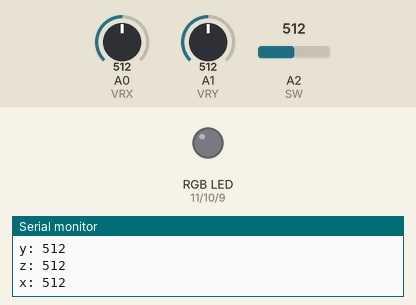
Recording of a sketch running on a simulated Arduino Uno, built with avr-gcc and run on an emulated ATmega328P. Shown: an RGB LED mixed from three pins (HIGH = lit), the last lines printed to the serial monitor. The test bench sets the inputs (shaded band); at power-on: A0 (VRX) = 512, A1 (VRY) = 512, A2 (SW) = 512.

Above: at 1.2 s.
1.3 s: A0 (VRX) set to 6
2.8 s: A0 (VRX) set to 3
At 3.5 s:
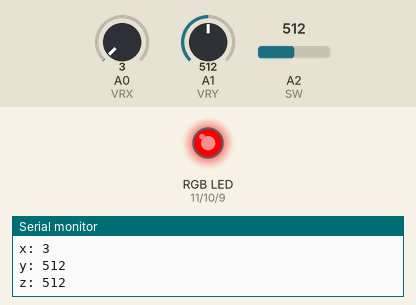
4.3 s: A1 (VRY) set to 494
At 5.4 s:
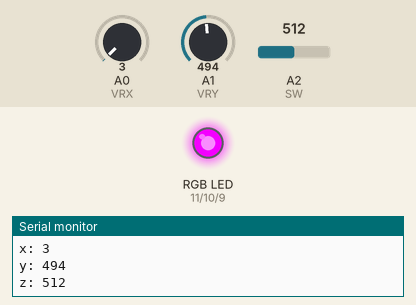
5.8 s: A2 (SW) set to 0
At 6.8 s:
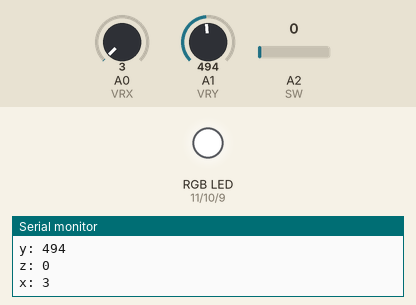
7.3 s: A2 (SW) set to 1023
At 7.9 s:
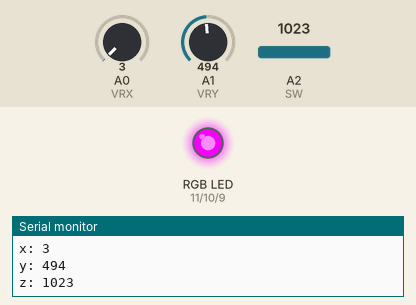
8.8 s: A1 (VRY) set to 434
At 9.3 s:
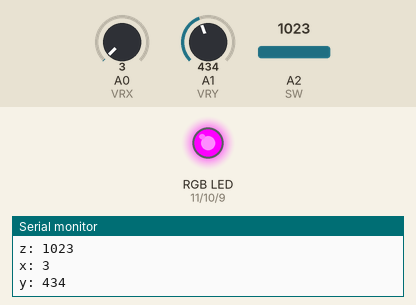
10.3 s: A1 (VRY) set to 425
At 11.0 s:
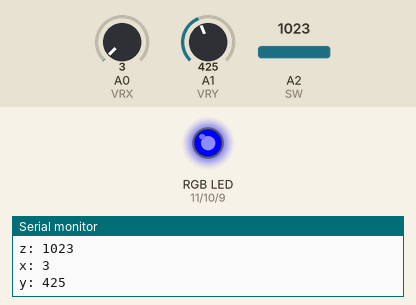
Timing chart, 0 to 12.8 s (numbered marks = the images above; inputs shaded):
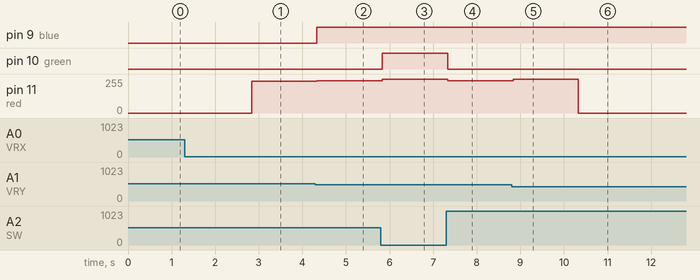

The sketch:

code_Dual_axis_XY_rocker.ino
```cpp
int VRX = A0; //The rocker X axis is connected to the analog port A0 of Arduino UNO
int VRY = A1; //The rocker Y axis is connected to the analog port A1 of Arduino UNO
int SW = A2; //The rocker button is connected to the analog port A2 of Arduino UNO
int red = 11; //The red pin of 3 color RGB is connected to the port 11 of Arduino UNO
int green = 10; //The green pin of 3 color RGB is connected to the port 10 of Arduino UNO
int blue = 9; //The blue pin of 3 color RGB is connected to the port 9 of Arduino UNO
int x = 0, y = 0, z;
int val_red = 0, val_green = 0, val_blue = 0;
void setup()//The rocker is set as input port and the RGB lamp is output port
{
  pinMode(VRX, INPUT);
  pinMode(VRY, INPUT);
  pinMode(SW, INPUT);
  pinMode(red, OUTPUT);
  pinMode(green, OUTPUT);
  pinMode(blue, OUTPUT);
  Serial.begin(9600);
}

void loop()
{
  x = analogRead(VRX); //Read the analog voltage value of A0 and assign it to x
  y = analogRead(VRY); //Read the analog voltage value of A1 and assign it to y
  z = analogRead(SW);  //Read the analog voltage value of A2 and assign it to z
  Serial.print("x: ");
  Serial.println(x);
  Serial.print("y: ");
  Serial.println(y);
  Serial.print("z: ");
  Serial.println(z);
  if (z == 0) //When the rocker is pressed,white light is on
  {
    val_red = 255;
    val_green = 255;
    val_blue = 255;
  }
  else
  {
    if (y < 5)
    {
      val_red = (1364 - x) * 255 / 1364;
      val_green = x * 255 / 1364;
      val_blue = 0;
    }
    else if (x > 1020)
    {
      if (y < 341)
      {
        val_red = (341 - y) * 255 / 1364;
        val_green = (y + 1023) * 255 / 1364;
        val_blue = 0;
      }
      else
      {
        val_red = 0;
        val_green = (682 + (1023 - y)) * 255 / 1364;
        val_blue = (y - 341) * 255 / 1364;
      }
    }
    else if (y > 1020)
    {
      if (x > 341)
      {
        val_red = 0;
        val_green = (x - 341) * 255 / 1364;
        val_blue = (682 + ( 1023 - x )) * 255 / 1364;
      }
      else
      {
        val_red = (341 - x) * 255 / 1364;
        val_green = 0;
        val_blue = (1023 + x) * 255 / 1364;
      }
    }
    else if (x < 5)
    {
      val_red = (682 + ( 1023 - y )) * 255 / 1364;
      val_green = 0;
      val_blue = y * 255 / 1364;
    }
    else
    {
      val_red = 0;
      val_green = 0;
      val_blue = 0;
    }
  }
  analogWrite(red, val_red);
  analogWrite(green, val_green);
  analogWrite(blue, val_blue);
}
```

Measured:
- the behaviour switches between 5 and 4 on A0 (VRX) (found by bisection; images 0 and 1)
- the behaviour switches between 509 and 508 on A1 (VRY) (found by bisection; images 1 and 2)
- the behaviour switches between 426 and 425 on A1 (VRY) (found by bisection; images 5 and 6)
- after the input at 2.8 s, pin 11 (red): 0/255 → 239/255 at once
- after the input at 4.3 s, pin 9 (blue): LOW → HIGH at once; pin 11 (red): 239/255 → 243/255 at once
- after the input at 5.8 s, pin 10 (green): LOW → HIGH at once; pin 11 (red): 243/255 → 255/255 at once
- after the input at 7.3 s, pin 10 (green): HIGH → LOW at once; pin 11 (red): 255/255 → 243/255 at once
- after the input at 8.8 s, pin 11 (red): 243/255 → 254/255 at once
- after the input at 10.3 s, pin 11 (red): 254/255 → 0/255 at once
